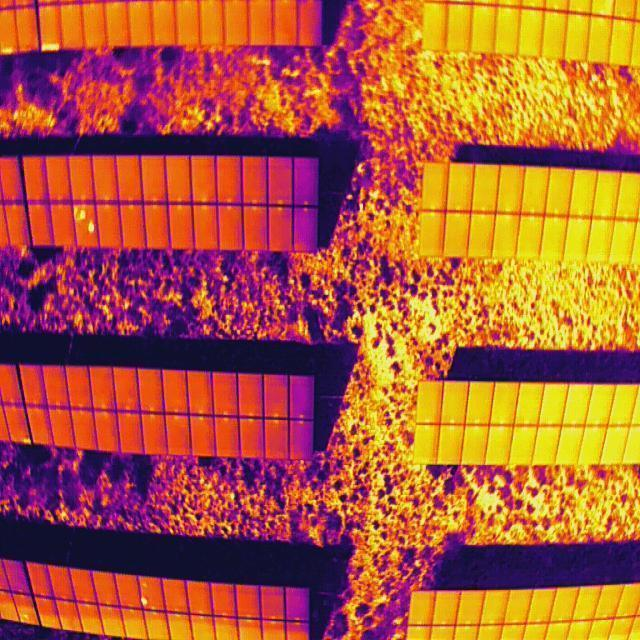
#> input picture input_dir/anh1.jpg, 640 x 640 px; its folder holds only this picture in this run
$ python -i preprocess_thermal_roboflow_color.py   (imports and definitions only)
#> lines starting #> are read from the running program, lines starting #| are printed output that depends on the picture; after the words box and inside, x2 and y2 are one past the last pixel; in counts of white or black regions, pixels touching at a corner belong together
from __future__ import annotations

import shutil
from pathlib import Path

import cv2
import numpy as np
import yaml


# ============================================================
# CẤU HÌNH ĐƯỜNG DẪN - ĐÃ THAY SẴN CHO MÁY CỦA BẠN
# ============================================================

INPUT_ROOT = Path(r"E:\DATN\dataset")
OUTPUT_ROOT = Path(r"E:\DATN\dataset_preprocessed_no_clahe")

WIDTH = 640
HEIGHT = 512

OUTPUT_EXT = ".jpg"

# Preprocessing options
ENABLE_BPR = True
ENABLE_BILATERAL = True
RESTORE_PADDING = True

# BPR parameters
BPR_Z_THRESH = 6.0
BPR_MAX_BAD_RATIO = 0.003
INPAINT_RADIUS = 1

# Bilateral parameters theo tài liệu
BILATERAL_D = 9
BILATERAL_SIGMA_COLOR = 75
BILATERAL_SIGMA_SPACE = 75

# Black border threshold cho vùng padding đen của Roboflow Fit
BLACK_THRESHOLD = 8

# Bật True nếu muốn lưu ảnh debug từng bước
SAVE_DEBUG = True

IMAGE_EXTS = {".jpg", ".jpeg", ".png", ".bmp", ".tif", ".tiff"}


# ============================================================
# 1. Đọc ảnh
# ============================================================

def read_color_image(path: Path) -> np.ndarray:
    """
    Đọc ảnh thermal pseudo-color từ Roboflow.

    Ảnh của bạn là ảnh màu thermal kiểu tím/vàng/đỏ,
    nên giữ ảnh màu thay vì chuyển grayscale.
    """
    img = cv2.imread(str(path), cv2.IMREAD_COLOR)

    if img is None:
        raise RuntimeError(f"Không đọc được ảnh: {path}")

    return img


# ============================================================
# 2. Xử lý viền đen do Roboflow Resize Fit
# ============================================================

def get_black_border_mask(
    img_bgr: np.ndarray,
    threshold: int = 8,
) -> np.ndarray:
    """
    Tạo mask vùng padding đen.

    Roboflow ghi Resize: Fit (black edges) in 640x512,
    nên vùng viền đen cần được giữ nguyên để tránh tạo artifact.
    """
    gray = cv2.cvtColor(img_bgr, cv2.COLOR_BGR2GRAY)
    mask = gray <= threshold
    return mask.astype(np.uint8) * 255


def restore_black_border(
    processed_bgr: np.ndarray,
    original_bgr: np.ndarray,
    threshold: int = 8,
) -> np.ndarray:
    """
    Khôi phục vùng padding đen sau BPR/Bilateral.
    """
    mask = get_black_border_mask(original_bgr, threshold=threshold)

    out = processed_bgr.copy()
    out[mask > 0] = original_bgr[mask > 0]

    return out


# ============================================================
# 3. BPR - Bad Pixel Replacement
# ============================================================

def get_l_channel(img_bgr: np.ndarray) -> np.ndarray:
    """
    Lấy kênh L trong không gian LAB để phân tích độ sáng.
    """
    lab = cv2.cvtColor(img_bgr, cv2.COLOR_BGR2LAB)
    l_channel, _, _ = cv2.split(lab)
    return l_channel


def bad_pixel_replacement_color(
    img_bgr: np.ndarray,
    z_thresh: float = 6.0,
    max_bad_ratio: float = 0.003,
    inpaint_radius: int = 1,
) -> tuple[np.ndarray, np.ndarray]:
    """
    BPR cho ảnh thermal pseudo-color.

    Vì dataset không có video/chuỗi frame, không dùng temporal median.
    Thay vào đó dùng local median 3x3 để tìm pixel bất thường đơn lẻ.

    Nếu số pixel bị nghi là lỗi quá nhiều, bỏ qua để tránh sửa nhầm hotspot thật.
    """
    l_channel = get_l_channel(img_bgr).astype(np.float32)

    local_median = cv2.medianBlur(l_channel.astype(np.uint8), 3).astype(np.float32)
    residual = l_channel - local_median

    med = np.median(residual)
    mad = np.median(np.abs(residual - med))

    sigma = 1.4826 * mad
    sigma = max(float(sigma), 1e-6)

    bad_mask = np.abs(residual - med) > z_thresh * sigma
    bad_ratio = float(np.mean(bad_mask))

    if bad_ratio > max_bad_ratio:
        empty_mask = np.zeros(img_bgr.shape[:2], dtype=np.uint8)
        return img_bgr.copy(), empty_mask

    if not np.any(bad_mask):
        empty_mask = np.zeros(img_bgr.shape[:2], dtype=np.uint8)
        return img_bgr.copy(), empty_mask

    mask_u8 = bad_mask.astype(np.uint8) * 255

    repaired = cv2.inpaint(
        img_bgr,
        mask_u8,
        inpaintRadius=inpaint_radius,
        flags=cv2.INPAINT_TELEA,
    )

    return repaired, mask_u8


# ============================================================
# 4. Bilateral filter
# ============================================================

def apply_bilateral_color(
    img_bgr: np.ndarray,
    d: int = 9,
    sigma_color: float = 75,
    sigma_space: float = 75,
) -> np.ndarray:
    """
    Bilateral filter:
    - Giảm nhiễu nhẹ.
    - Giữ biên hotspot, biên cell, biên module.

    Thông số theo tài liệu:
    d=9, sigmaColor=75, sigmaSpace=75.
    """
    return cv2.bilateralFilter(
        img_bgr,
        d=d,
        sigmaColor=sigma_color,
        sigmaSpace=sigma_space,
    )


# ============================================================
# 5. Resize dự phòng
# ============================================================

def resize_if_needed(
    img_bgr: np.ndarray,
    width: int = 640,
    height: int = 512,
) -> np.ndarray:
    """
    Ảnh Roboflow của bạn đã 640x512 rồi.
    Hàm này chỉ resize nếu gặp ảnh khác kích thước.
    """
    h, w = img_bgr.shape[:2]

    if w == width and h == height:
        return img_bgr

    return cv2.resize(
        img_bgr,
        (width, height),
        interpolation=cv2.INTER_AREA,
    )


# ============================================================
# 6. Xử lý một ảnh
# ============================================================

def preprocess_one_image(
    src_path: Path,
    dst_path: Path,
    debug_dir: Path | None = None,
) -> None:
    original_img = read_color_image(src_path)
#> in read_color_image, img is the input picture: shape (640, 640, 3); mean B, G, R 56.9, 89.8, 172.6
    img = original_img.copy()

    if SAVE_DEBUG and debug_dir is not None:
        debug_dir.mkdir(parents=True, exist_ok=True)
        cv2.imwrite(str(debug_dir / f"{src_path.stem}_00_original.png"), img)

    # Step 1: BPR
    if ENABLE_BPR:
        img, bad_mask = bad_pixel_replacement_color(
            img,
            z_thresh=BPR_Z_THRESH,
            max_bad_ratio=BPR_MAX_BAD_RATIO,
            inpaint_radius=INPAINT_RADIUS,
        )
#> in get_l_channel, `lab = cv2.cvtColor(img_bgr, cv2.COLOR_BGR2LAB)`: lab: shape (640, 640, 3); mean of channels 0, 1, 2 124.2, 159.9, 156.4
#> in get_l_channel, `l_channel, _, _ = cv2.split(lab)`:
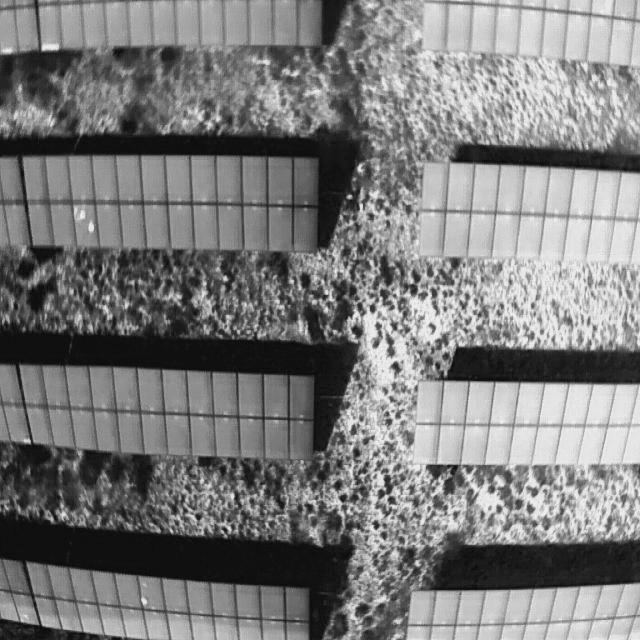
#> l_channel: shape (640, 640); min 6, max 249, mean 124.2
#> in bad_pixel_replacement_color, `residual = l_channel - local_median`:
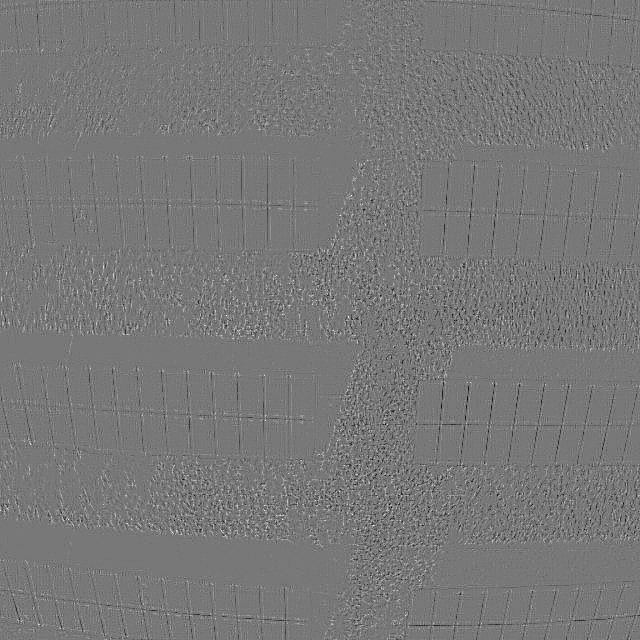
#> residual: shape (640, 640) float32; min -60, max 67, mean 0; drawn with min black and max white
#> in bad_pixel_replacement_color, `med = np.median(residual)`: med = 0
#> in bad_pixel_replacement_color, `mad = np.median(np.abs(residual - med))`: mad = 1
#> in bad_pixel_replacement_color, `sigma = 1.4826 * mad`: sigma = 1.48
#> in bad_pixel_replacement_color, `bad_mask = np.abs(residual - med) > z_thresh * sigma`:
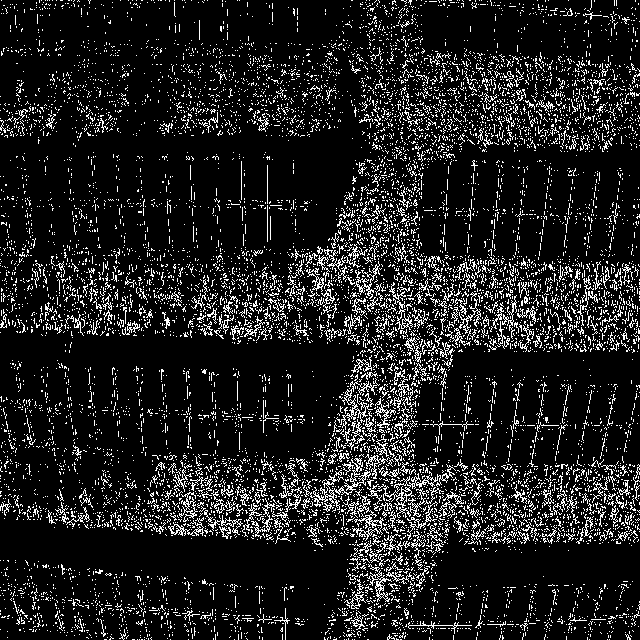
#> bad_mask: shape (640, 640) bool; 12.3% white in thin lines or dots
#> in bad_pixel_replacement_color, `bad_ratio = float(np.mean(bad_mask))`: bad_ratio = 0.123
#> bad_mask: shape (640, 640); every value is 0

        if SAVE_DEBUG and debug_dir is not None:
            cv2.imwrite(str(debug_dir / f"{src_path.stem}_01_bpr.png"), img)
            cv2.imwrite(str(debug_dir / f"{src_path.stem}_01_bad_mask.png"), bad_mask)

    # Step 2: Bilateral filter
    if ENABLE_BILATERAL:
        img = apply_bilateral_color(
            img,
            d=BILATERAL_D,
            sigma_color=BILATERAL_SIGMA_COLOR,
            sigma_space=BILATERAL_SIGMA_SPACE,
        )
#> in apply_bilateral_color, `return cv2.bilateralFilter( img_bgr, d=d, sigmaColor=sigma_color, sigm..`:
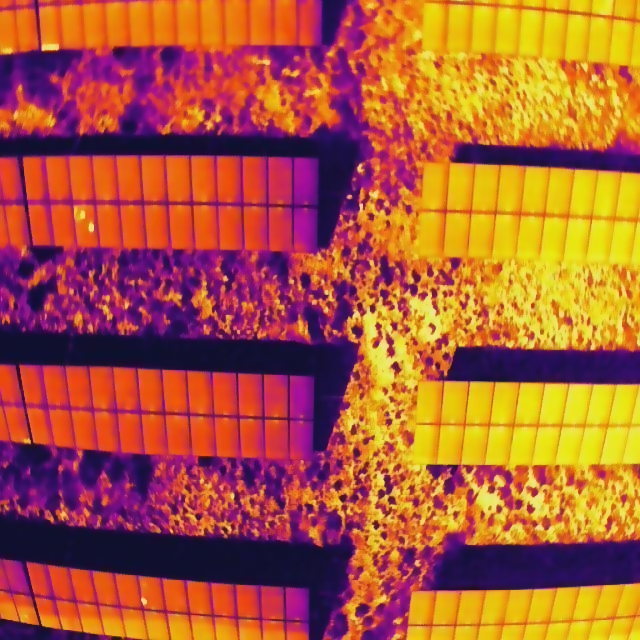
#> returned value: shape (640, 640, 3); mean of channels 0, 1, 2 56.6, 89.9, 172.5; drawn as B, G, R

        if SAVE_DEBUG and debug_dir is not None:
            cv2.imwrite(str(debug_dir / f"{src_path.stem}_02_bilateral.png"), img)

    # Không dùng CLAHE theo yêu cầu của anh hướng dẫn

    # Step 3: Restore black padding
    if RESTORE_PADDING:
        img = restore_black_border(
            processed_bgr=img,
            original_bgr=original_img,
            threshold=BLACK_THRESHOLD,
        )
#> in get_black_border_mask, `gray = cv2.cvtColor(img_bgr, cv2.COLOR_BGR2GRAY)`:
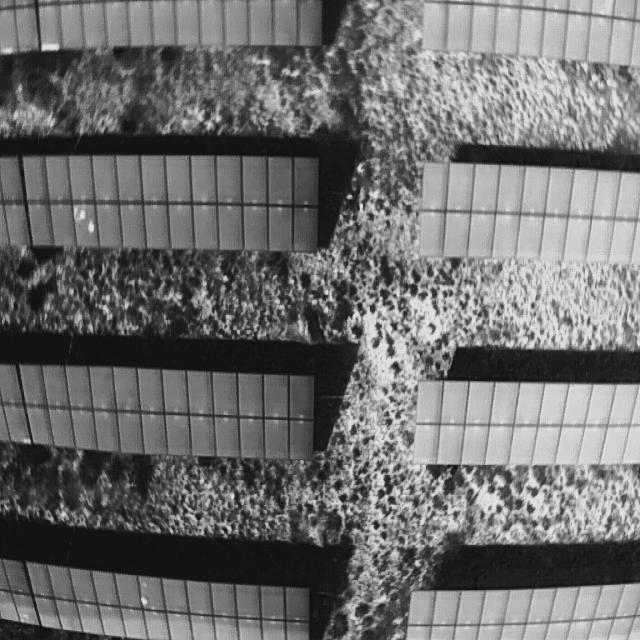
#> gray: shape (640, 640); min 8, max 242, mean 110.8
#> in get_black_border_mask, `mask = gray <= threshold`:
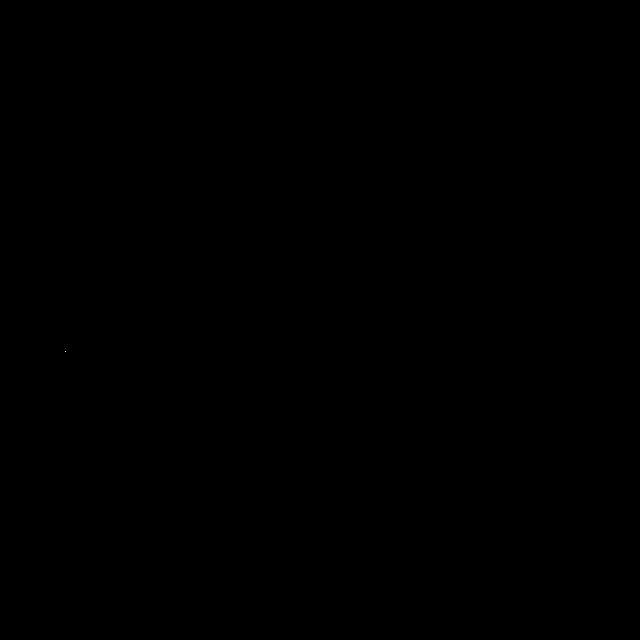
#> mask: shape (640, 640) bool; 0% white in thin lines or dots, all inside (x1, y1, x2, y2) = (65, 351, 66, 352)
#> in restore_black_border, `out[mask > 0] = original_bgr[mask > 0]`: out: shape (640, 640, 3); under 0.01% of pixels changed, all inside (x1, y1, x2, y2) = (65, 351, 66, 352)

        if SAVE_DEBUG and debug_dir is not None:
            cv2.imwrite(str(debug_dir / f"{src_path.stem}_03_restore_black_border.png"), img)

    # Step 4: Resize dự phòng
    img = resize_if_needed(
        img,
        width=WIDTH,
        height=HEIGHT,
    )
#> in resize_if_needed, `return cv2.resize( img_bgr, (width, height), interpolation=cv2.INTER_A..`:
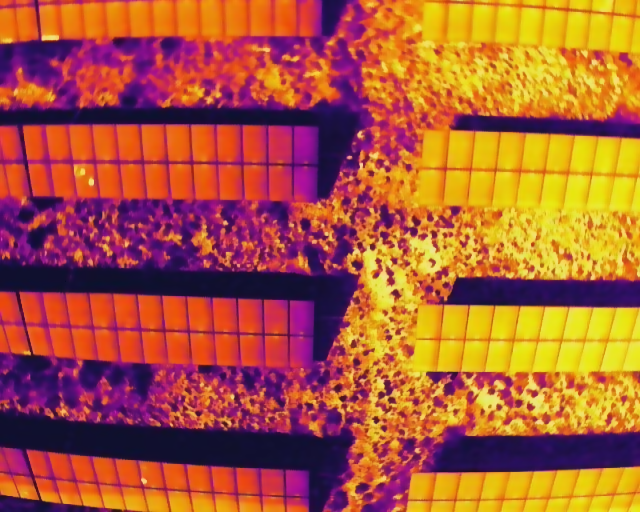
#> returned value: shape (512, 640, 3); mean of channels 0, 1, 2 56.6, 89.9, 172.5; drawn as B, G, R

    if SAVE_DEBUG and debug_dir is not None:
        cv2.imwrite(str(debug_dir / f"{src_path.stem}_04_final.png"), img)

#> (the run stopped early here; a loop or call above may not have finished)

$ run again, on input_dir/anh105.jpg
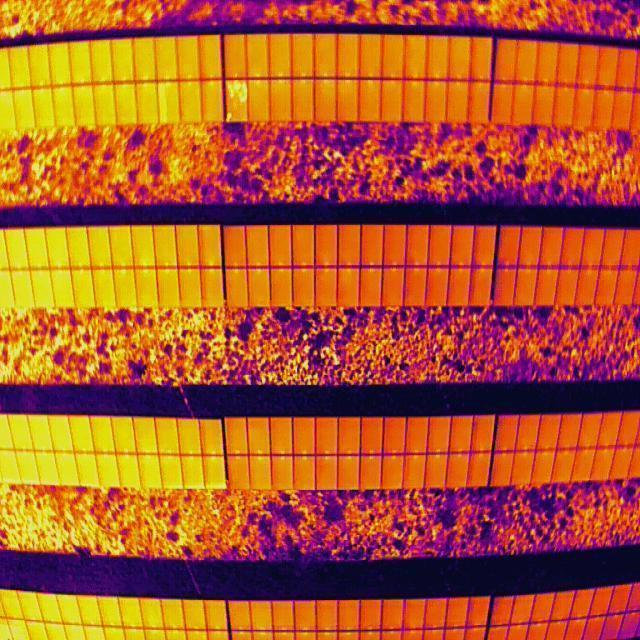
#> input picture input_dir/anh105.jpg, 640 x 640 px
#> in read_color_image, img is the input picture: shape (640, 640, 3); mean B, G, R 43.8, 86.6, 173.3
#> lab: shape (640, 640, 3); mean of channels 0, 1, 2 121.9, 160.5, 162.3
#> med = 0
#> mad = 1
#> sigma = 1.48
#> in bad_pixel_replacement_color, `bad_mask = np.abs(residual - med) > z_thresh * sigma`:
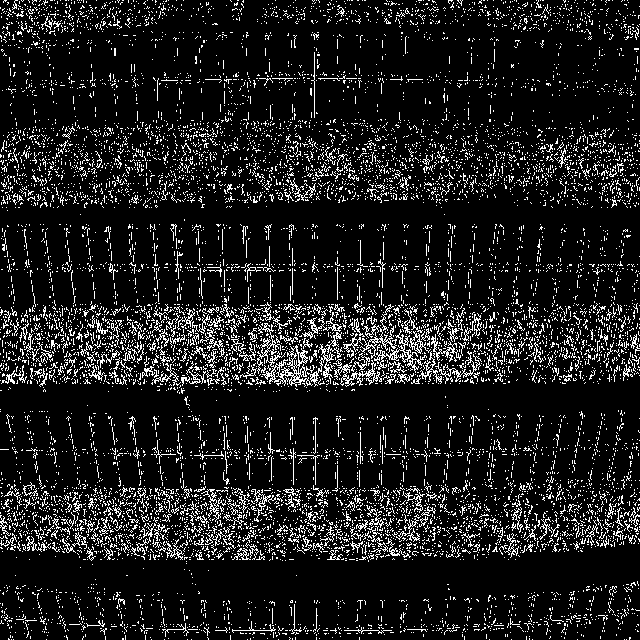
#> bad_mask: shape (640, 640) bool; 11.5% white in thin lines or dots
#> bad_ratio = 0.115
#> mask: shape (640, 640) bool; 0.12% white in thin lines or dots, all inside (x1, y1, x2, y2) = (23, 31, 638, 598)
#> out: shape (640, 640, 3); mean B, G, R 43.4, 86.7, 173.2
#> in resize_if_needed, `return cv2.resize( img_bgr, (width, height), interpolation=cv2.INTER_A..`:
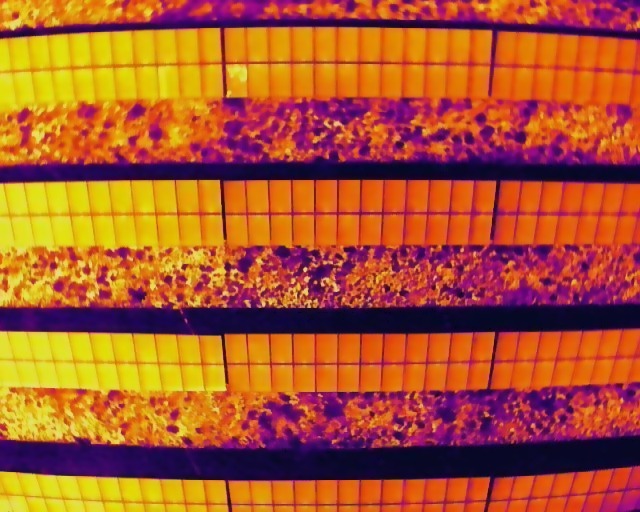
#> returned value: shape (512, 640, 3); mean of channels 0, 1, 2 43.4, 86.7, 173.2; drawn as B, G, R

$ run again, on input_dir/anh113.jpg
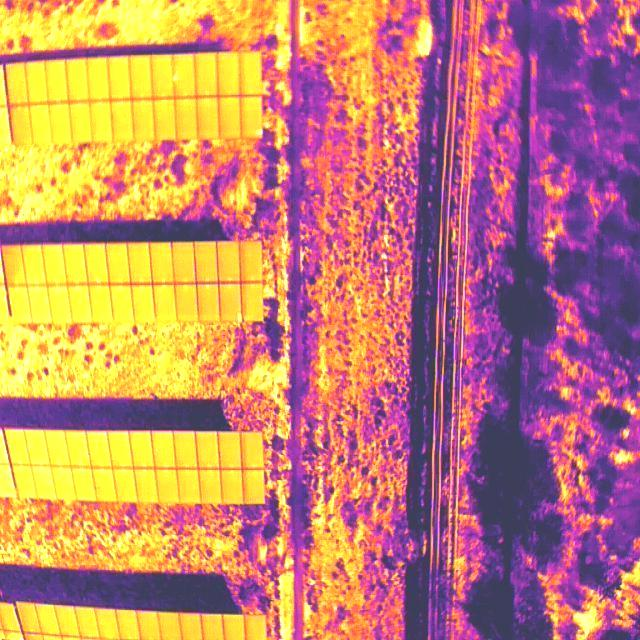
#> input picture input_dir/anh113.jpg, 640 x 640 px
#> in read_color_image, img is the input picture: shape (640, 640, 3); mean B, G, R 111, 130.4, 192.6
#> lab: shape (640, 640, 3); mean of channels 0, 1, 2 156, 152.4, 145.2
#> med = 0
#> mad = 1
#> sigma = 1.48
#> in bad_pixel_replacement_color, `bad_mask = np.abs(residual - med) > z_thresh * sigma`:
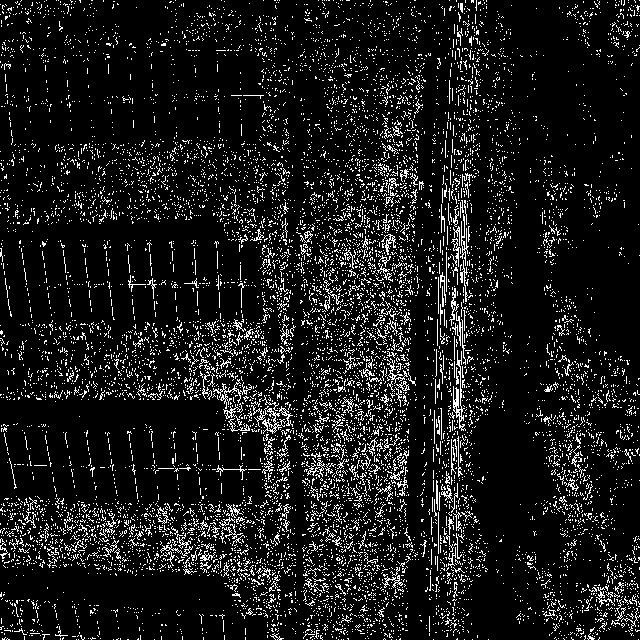
#> bad_mask: shape (640, 640) bool; 10.1% white in thin lines or dots
#> bad_ratio = 0.101
#> in resize_if_needed, `return cv2.resize( img_bgr, (width, height), interpolation=cv2.INTER_A..`:
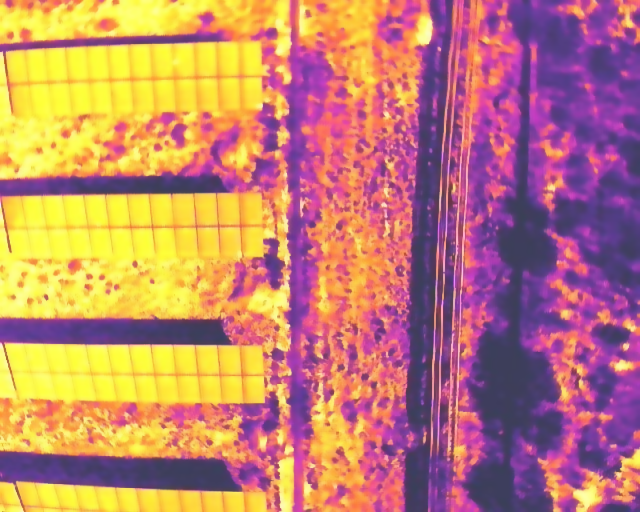
#> returned value: shape (512, 640, 3); mean of channels 0, 1, 2 111, 130.5, 192.5; drawn as B, G, R

$ run again, on input_dir/anh116.jpg
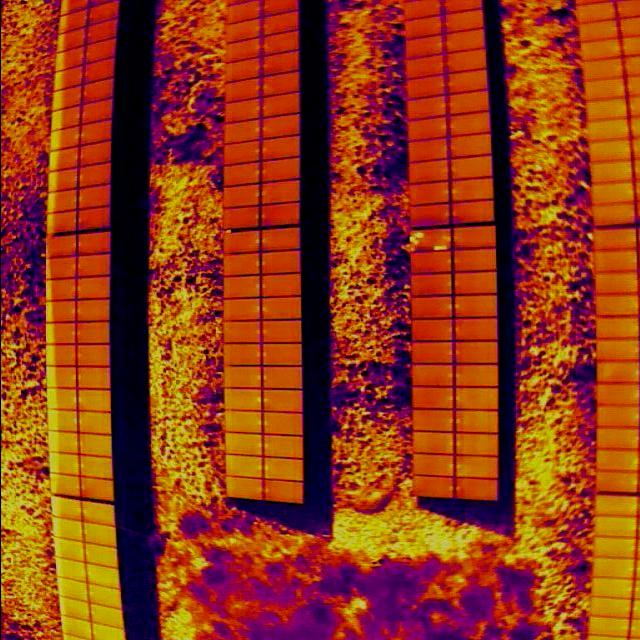
#> input picture input_dir/anh116.jpg, 640 x 640 px
#> in read_color_image, img is the input picture: shape (640, 640, 3); mean B, G, R 23, 56.6, 146.2
#> lab: shape (640, 640, 3); mean of channels 0, 1, 2 95.3, 162.2, 162.6
#> med = 0
#> mad = 1
#> sigma = 1.48
#> bad_ratio = 0.112
#> mask: shape (640, 640) bool; 10.2% white; 200 white regions (185 under 20 px), largest, box (x1, y1, x2, y2) and area: (110, 0, 156, 535) 18731, (283, 0, 331, 514) 12864, (466, 0, 515, 507) 6843
#> out: shape (640, 640, 3); mean B, G, R 22.5, 56.6, 145.9
#> in resize_if_needed, `return cv2.resize( img_bgr, (width, height), interpolation=cv2.INTER_A..`:
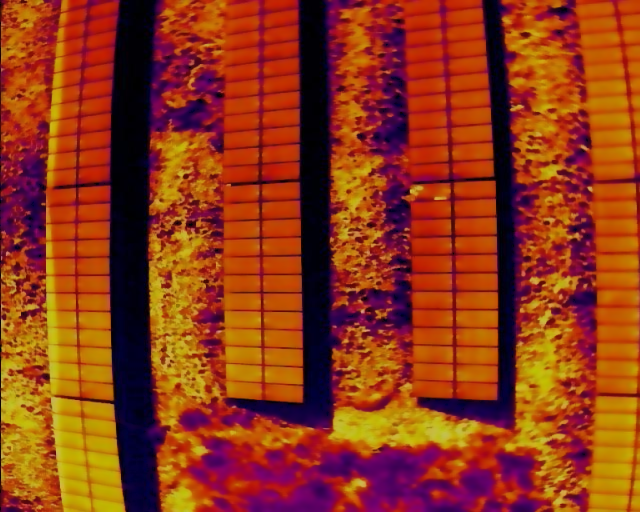
#> returned value: shape (512, 640, 3); mean of channels 0, 1, 2 22.5, 56.6, 145.9; drawn as B, G, R
